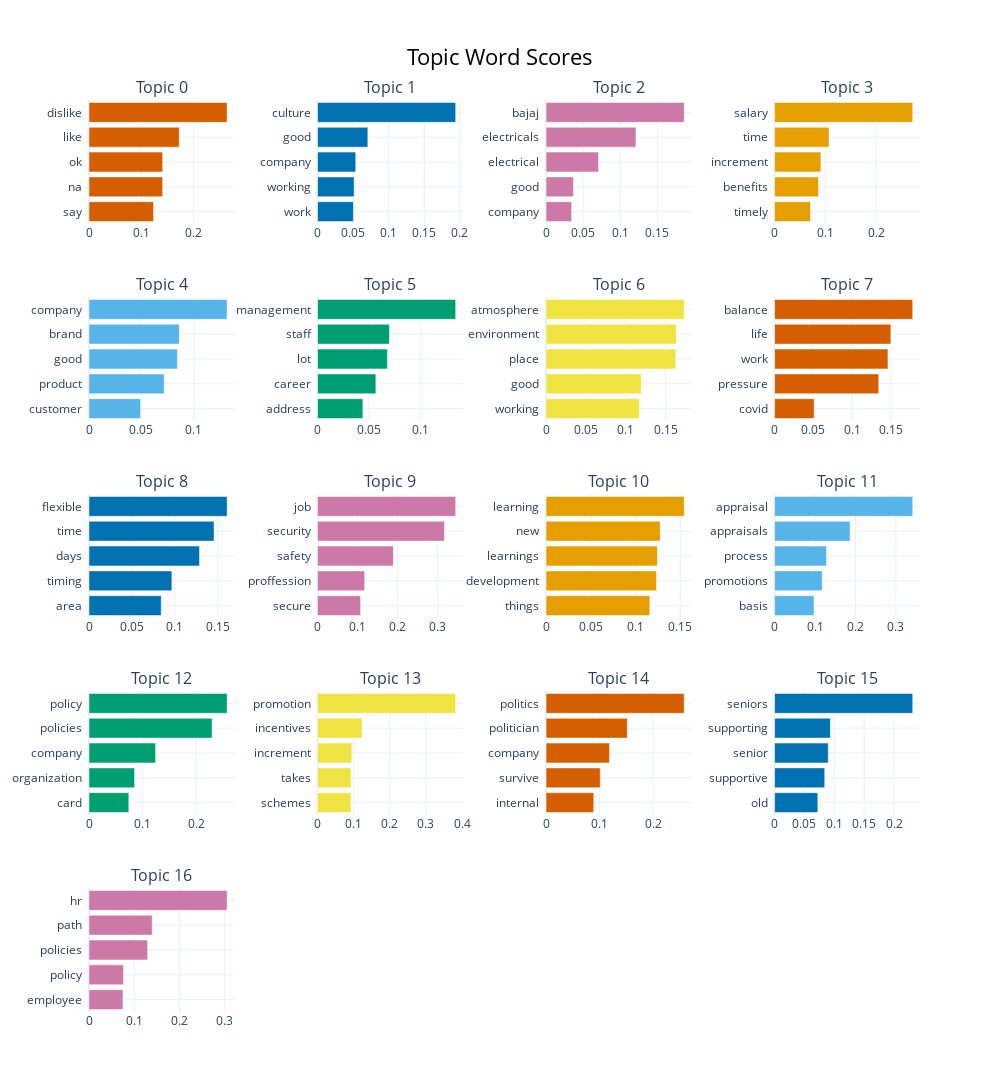

The cell this chart's notebook holds for it:
### Code cell
model.visualize_barchart(top_n_topics=topics_count)

### Figure 1 — Plotly figure (JSON) as saved in the notebook; plotly's stock layout.template omitted (floating-point values rounded to 4 significant figures)
{"data": [{"marker": {"color": "#D55E00"}, "orientation": "h", "type": "bar", "x": [0.1234, 0.1408, 0.1408, 0.1725, 0.2641], "xaxis": "x", "y": ["say  ", "na  ", "ok  ", "like  ", "dislike  "], "yaxis": "y"}, {"marker": {"color": "#0072B2"}, "orientation": "h", "type": "bar", "x": [0.05044, 0.05147, 0.05374, 0.07072, 0.1942], "xaxis": "x2", "y": ["work  ", "working  ", "company  ", "good  ", "culture  "], "yaxis": "y2"}, {"marker": {"color": "#CC79A7"}, "orientation": "h", "type": "bar", "x": [0.03446, 0.03694, 0.07074, 0.1211, 0.1861], "xaxis": "x3", "y": ["company  ", "good  ", "electrical  ", "electricals  ", "bajaj  "], "yaxis": "y3"}, {"marker": {"color": "#E69F00"}, "orientation": "h", "type": "bar", "x": [0.07094, 0.08654, 0.09125, 0.1073, 0.2723], "xaxis": "x4", "y": ["timely  ", "benefits  ", "increment  ", "time  ", "salary  "], "yaxis": "y4"}, {"marker": {"color": "#56B4E9"}, "orientation": "h", "type": "bar", "x": [0.04925, 0.07179, 0.08436, 0.08618, 0.1319], "xaxis": "x5", "y": ["customer  ", "product  ", "good  ", "brand  ", "company  "], "yaxis": "y5"}, {"marker": {"color": "#009E73"}, "orientation": "h", "type": "bar", "x": [0.04395, 0.05653, 0.06774, 0.0697, 0.1339], "xaxis": "x6", "y": ["address  ", "career  ", "lot  ", "staff  ", "management  "], "yaxis": "y6"}, {"marker": {"color": "#F0E442"}, "orientation": "h", "type": "bar", "x": [0.1171, 0.1195, 0.1628, 0.1635, 0.1734], "xaxis": "x7", "y": ["working  ", "good  ", "place  ", "environment  ", "atmosphere  "], "yaxis": "y7"}, {"marker": {"color": "#D55E00"}, "orientation": "h", "type": "bar", "x": [0.051, 0.1342, 0.1461, 0.1499, 0.178], "xaxis": "x8", "y": ["covid  ", "pressure  ", "work  ", "life  ", "balance  "], "yaxis": "y8"}, {"marker": {"color": "#0072B2"}, "orientation": "h", "type": "bar", "x": [0.08422, 0.09665, 0.1289, 0.1458, 0.1611], "xaxis": "x9", "y": ["area  ", "timing  ", "days  ", "time  ", "flexible  "], "yaxis": "y9"}, {"marker": {"color": "#CC79A7"}, "orientation": "h", "type": "bar", "x": [0.1074, 0.1177, 0.1892, 0.3168, 0.3446], "xaxis": "x10", "y": ["secure  ", "proffession  ", "safety  ", "security  ", "job  "], "yaxis": "y10"}, {"marker": {"color": "#E69F00"}, "orientation": "h", "type": "bar", "x": [0.116, 0.1236, 0.1244, 0.1277, 0.1545], "xaxis": "x11", "y": ["things  ", "development  ", "learnings  ", "new  ", "learning  "], "yaxis": "y11"}, {"marker": {"color": "#56B4E9"}, "orientation": "h", "type": "bar", "x": [0.09766, 0.1177, 0.1285, 0.1868, 0.3417], "xaxis": "x12", "y": ["basis  ", "promotions  ", "process  ", "appraisals  ", "appraisal  "], "yaxis": "y12"}, {"marker": {"color": "#009E73"}, "orientation": "h", "type": "bar", "x": [0.07434, 0.08508, 0.1243, 0.2298, 0.2579], "xaxis": "x13", "y": ["card  ", "organization  ", "company  ", "policies  ", "policy  "], "yaxis": "y13"}, {"marker": {"color": "#F0E442"}, "orientation": "h", "type": "bar", "x": [0.0926, 0.0926, 0.09485, 0.1232, 0.3823], "xaxis": "x14", "y": ["schemes  ", "takes  ", "increment  ", "incentives  ", "promotion  "], "yaxis": "y14"}, {"marker": {"color": "#D55E00"}, "orientation": "h", "type": "bar", "x": [0.08889, 0.101, 0.1182, 0.1514, 0.2575], "xaxis": "x15", "y": ["internal  ", "survive  ", "company  ", "politician  ", "politics  "], "yaxis": "y15"}, {"marker": {"color": "#0072B2"}, "orientation": "h", "type": "bar", "x": [0.07235, 0.0839, 0.08983, 0.0934, 0.2312], "xaxis": "x16", "y": ["old  ", "supportive  ", "senior  ", "supporting  ", "seniors  "], "yaxis": "y16"}, {"marker": {"color": "#CC79A7"}, "orientation": "h", "type": "bar", "x": [0.07497, 0.0763, 0.1295, 0.1397, 0.3052], "xaxis": "x17", "y": ["employee  ", "policy  ", "policies  ", "path  ", "hr  "], "yaxis": "y17"}], "layout": {"annotations": [{"font": {"size": 16}, "showarrow": false, "text": "Topic 0", "x": 0.0875, "xanchor": "center", "xref": "paper", "y": 1.0, "yanchor": "bottom", "yref": "paper"}, {"font": {"size": 16}, "showarrow": false, "text": "Topic 1", "x": 0.3625, "xanchor": "center", "xref": "paper", "y": 1.0, "yanchor": "bottom", "yref": "paper"}, {"font": {"size": 16}, "showarrow": false, "text": "Topic 2", "x": 0.6375, "xanchor": "center", "xref": "paper", "y": 1.0, "yanchor": "bottom", "yref": "paper"}, {"font": {"size": 16}, "showarrow": false, "text": "Topic 3", "x": 0.9125, "xanchor": "center", "xref": "paper", "y": 1.0, "yanchor": "bottom", "yref": "paper"}, {"font": {"size": 16}, "showarrow": false, "text": "Topic 4", "x": 0.0875, "xanchor": "center", "xref": "paper", "y": 0.784, "yanchor": "bottom", "yref": "paper"}, {"font": {"size": 16}, "showarrow": false, "text": "Topic 5", "x": 0.3625, "xanchor": "center", "xref": "paper", "y": 0.784, "yanchor": "bottom", "yref": "paper"}, {"font": {"size": 16}, "showarrow": false, "text": "Topic 6", "x": 0.6375, "xanchor": "center", "xref": "paper", "y": 0.784, "yanchor": "bottom", "yref": "paper"}, {"font": {"size": 16}, "showarrow": false, "text": "Topic 7", "x": 0.9125, "xanchor": "center", "xref": "paper", "y": 0.784, "yanchor": "bottom", "yref": "paper"}, {"font": {"size": 16}, "showarrow": false, "text": "Topic 8", "x": 0.0875, "xanchor": "center", "xref": "paper", "y": 0.568, "yanchor": "bottom", "yref": "paper"}, {"font": {"size": 16}, "showarrow": false, "text": "Topic 9", "x": 0.3625, "xanchor": "center", "xref": "paper", "y": 0.568, "yanchor": "bottom", "yref": "paper"}, {"font": {"size": 16}, "showarrow": false, "text": "Topic 10", "x": 0.6375, "xanchor": "center", "xref": "paper", "y": 0.568, "yanchor": "bottom", "yref": "paper"}, {"font": {"size": 16}, "showarrow": false, "text": "Topic 11", "x": 0.9125, "xanchor": "center", "xref": "paper", "y": 0.568, "yanchor": "bottom", "yref": "paper"}, {"font": {"size": 16}, "showarrow": false, "text": "Topic 12", "x": 0.0875, "xanchor": "center", "xref": "paper", "y": 0.352, "yanchor": "bottom", "yref": "paper"}, {"font": {"size": 16}, "showarrow": false, "text": "Topic 13", "x": 0.3625, "xanchor": "center", "xref": "paper", "y": 0.352, "yanchor": "bottom", "yref": "paper"}, {"font": {"size": 16}, "showarrow": false, "text": "Topic 14", "x": 0.6375, "xanchor": "center", "xref": "paper", "y": 0.352, "yanchor": "bottom", "yref": "paper"}, {"font": {"size": 16}, "showarrow": false, "text": "Topic 15", "x": 0.9125, "xanchor": "center", "xref": "paper", "y": 0.352, "yanchor": "bottom", "yref": "paper"}, {"font": {"size": 16}, "showarrow": false, "text": "Topic 16", "x": 0.0875, "xanchor": "center", "xref": "paper", "y": 0.136, "yanchor": "bottom", "yref": "paper"}], "height": 1250, "hoverlabel": {"bgcolor": "white", "font": {"family": "Rockwell", "size": 16}}, "showlegend": false, "title": {"font": {"color": "Black", "size": 22}, "text": "Topic Word Scores", "x": 0.5, "xanchor": "center", "yanchor": "top"}, "width": 1000, "xaxis": {"anchor": "y", "domain": [0, 0.175], "showgrid": true}, "xaxis10": {"anchor": "y10", "domain": [0.275, 0.45], "showgrid": true}, "xaxis11": {"anchor": "y11", "domain": [0.55, 0.725], "showgrid": true}, "xaxis12": {"anchor": "y12", "domain": [0.825, 1], "showgrid": true}, "xaxis13": {"anchor": "y13", "domain": [0, 0.175], "showgrid": true}, "xaxis14": {"anchor": "y14", "domain": [0.275, 0.45], "showgrid": true}, "xaxis15": {"anchor": "y15", "domain": [0.55, 0.725], "showgrid": true}, "xaxis16": {"anchor": "y16", "domain": [0.825, 1], "showgrid": true}, "xaxis17": {"anchor": "y17", "domain": [0, 0.175], "showgrid": true}, "xaxis18": {"anchor": "y18", "domain": [0.275, 0.45], "showgrid": true}, "xaxis19": {"anchor": "y19", "domain": [0.55, 0.725], "showgrid": true}, "xaxis2": {"anchor": "y2", "domain": [0.275, 0.45], "showgrid": true}, "xaxis20": {"anchor": "y20", "domain": [0.825, 1], "showgrid": true}, "xaxis3": {"anchor": "y3", "domain": [0.55, 0.725], "showgrid": true}, "xaxis4": {"anchor": "y4", "domain": [0.825, 1], "showgrid": true}, "xaxis5": {"anchor": "y5", "domain": [0, 0.175], "showgrid": true}, "xaxis6": {"anchor": "y6", "domain": [0.275, 0.45], "showgrid": true}, "xaxis7": {"anchor": "y7", "domain": [0.55, 0.725], "showgrid": true}, "xaxis8": {"anchor": "y8", "domain": [0.825, 1], "showgrid": true}, "xaxis9": {"anchor": "y9", "domain": [0, 0.175], "showgrid": true}, "yaxis": {"anchor": "x", "domain": [0.864, 1.0], "showgrid": true}, "yaxis10": {"anchor": "x10", "domain": [0.432, 0.568], "showgrid": true}, "yaxis11": {"anchor": "x11", "domain": [0.432, 0.568], "showgrid": true}, "yaxis12": {"anchor": "x12", "domain": [0.432, 0.568], "showgrid": true}, "yaxis13": {"anchor": "x13", "domain": [0.216, 0.352], "showgrid": true}, "yaxis14": {"anchor": "x14", "domain": [0.216, 0.352], "showgrid": true}, "yaxis15": {"anchor": "x15", "domain": [0.216, 0.352], "showgrid": true}, "yaxis16": {"anchor": "x16", "domain": [0.216, 0.352], "showgrid": true}, "yaxis17": {"anchor": "x17", "domain": [0, 0.136], "showgrid": true}, "yaxis18": {"anchor": "x18", "domain": [0, 0.136], "showgrid": true}, "yaxis19": {"anchor": "x19", "domain": [0, 0.136], "showgrid": true}, "yaxis2": {"anchor": "x2", "domain": [0.864, 1.0], "showgrid": true}, "yaxis20": {"anchor": "x20", "domain": [0, 0.136], "showgrid": true}, "yaxis3": {"anchor": "x3", "domain": [0.864, 1.0], "showgrid": true}, "yaxis4": {"anchor": "x4", "domain": [0.864, 1.0], "showgrid": true}, "yaxis5": {"anchor": "x5", "domain": [0.648, 0.784], "showgrid": true}, "yaxis6": {"anchor": "x6", "domain": [0.648, 0.784], "showgrid": true}, "yaxis7": {"anchor": "x7", "domain": [0.648, 0.784], "showgrid": true}, "yaxis8": {"anchor": "x8", "domain": [0.648, 0.784], "showgrid": true}, "yaxis9": {"anchor": "x9", "domain": [0.432, 0.568], "showgrid": true}}}
